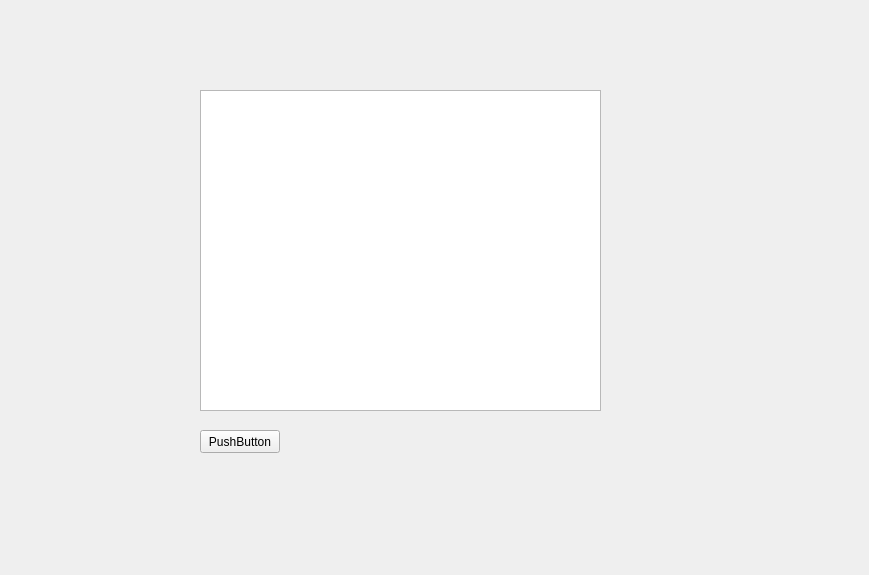
<?xml version="1.0" encoding="UTF-8"?>
<ui version="4.0">
 <class>Form</class>
 <widget class="QWidget" name="Form">
  <property name="geometry">
   <rect>
    <x>0</x>
    <y>0</y>
    <width>869</width>
    <height>575</height>
   </rect>
  </property>
  <property name="windowTitle">
   <string>Form</string>
  </property>
  <widget class="QPlainTextEdit" name="plainTextEdit">
   <property name="geometry">
    <rect>
     <x>200</x>
     <y>90</y>
     <width>401</width>
     <height>321</height>
    </rect>
   </property>
  </widget>
  <widget class="QPushButton" name="pushButton">
   <property name="geometry">
    <rect>
     <x>200</x>
     <y>430</y>
     <width>80</width>
     <height>23</height>
    </rect>
   </property>
   <property name="text">
    <string>PushButton</string>
   </property>
  </widget>
 </widget>
 <resources/>
 <connections/>
</ui>
